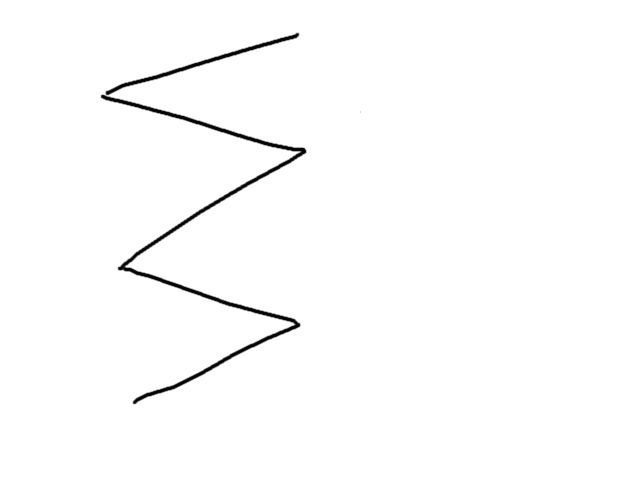
#> input picture asserts/images/zigzac.jpg, 640 x 480 px
$ python sift.py
#> lines starting #> are read from the running program, lines starting #| are printed output that depends on the picture; after the words box and inside, x2 and y2 are one past the last pixel; in counts of white or black regions, pixels touching at a corner belong together
### src/__utils__/general.py
import cv2
import pickle


def show_image(image, name='Image'):
    cv2.imshow(name, image)
    cv2.waitKey()
    cv2.destroyAllWindows()


# [10 lines left out: functions pickle_dump_object, pickle_load_object, not called in this run]

### src/feature_detection/sift.py
import cv2
import numpy as np
from __utils__.general import show_image

img = cv2.imread('../../asserts/images/zigzac.jpg')
#> img is the input picture: shape (480, 640, 3); min 0, max 255, mean 251.9
gray = cv2.cvtColor(img, cv2.COLOR_RGB2GRAY)

sift = cv2.xfeatures2d.SIFT_create()
kp = sift.detect(gray, None)
#> kp = 185 keypoints; strongest (x, y, size): (302, 151, 5), (296, 35, 3.4), (135, 401, 2.9), (103, 96, 2.7)

cv2.drawKeypoints(gray, kp, img)
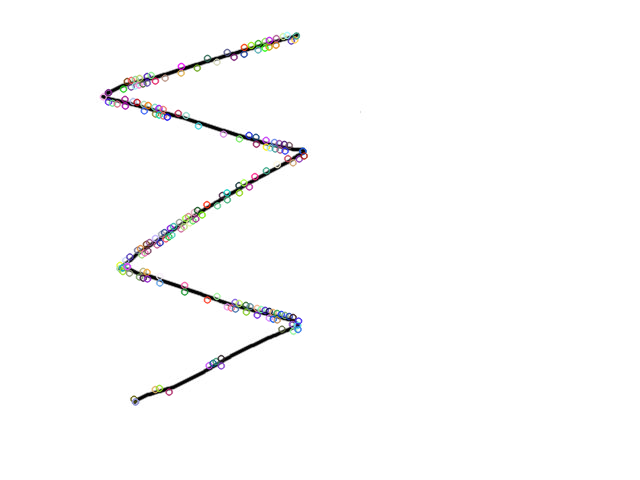
#> img: shape (480, 640, 3); 2.35% of pixels changed, all inside (x1, y1, x2, y2) = (99, 31, 309, 407)
show_image(img)
